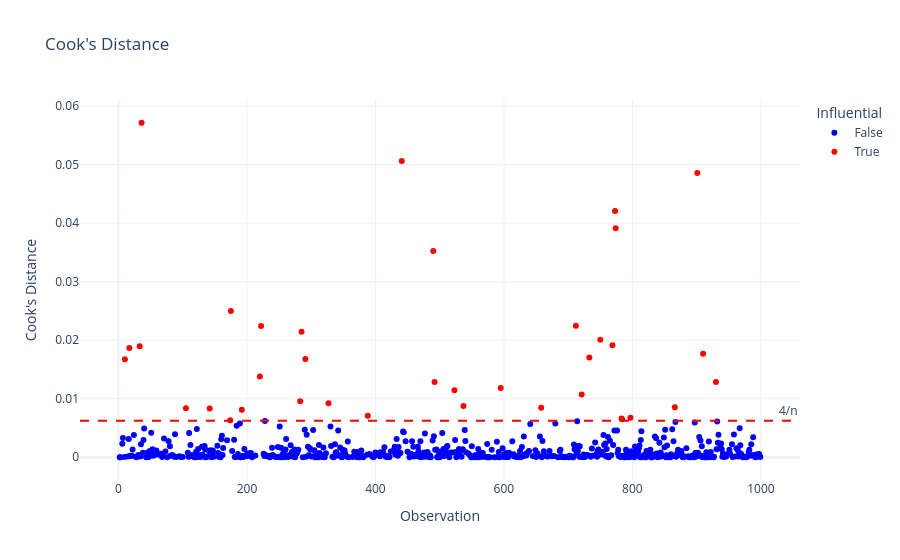

Write notebook code for a chart like this one.
### Code cell
fig = px.scatter(
    df_train,
    x=df_train.index,
    y='Cooks_Distance',
    color='Influential',
    color_discrete_map={True: 'red', False: 'blue'},
    title="Cook's Distance",
    labels={
        'x': 'Observation',
        'Cooks_Distance': "Cook's Distance"
    }
)

fig.add_hline(
    y=4/len(df_train),
    line_dash='dash',
    line_color='red',
    annotation_text='4/n'
)

fig.update_layout(
    template='plotly_white',
    xaxis_title='Observation'
)
fig.show()

### Figure 1 — Plotly figure (JSON) as saved in the notebook; plotly's stock layout.template omitted (floating-point values rounded to 4 significant figures; data arrays with more than 128 entries replaced by an {"elided": "..."} marker saying what was removed)
{"data": [{"hovertemplate": "Influential=False<br>index=%{x}<br>Cook's Distance=%{y}<extra></extra>", "legendgroup": "False", "marker": {"color": "blue", "symbol": "circle"}, "mode": "markers", "name": "False", "orientation": "v", "showlegend": true, "type": "scatter", "x": {"elided": "603 int values"}, "xaxis": "x", "y": {"elided": "603 float values"}, "yaxis": "y"}, {"hovertemplate": "Influential=True<br>index=%{x}<br>Cook's Distance=%{y}<extra></extra>", "legendgroup": "True", "marker": {"color": "red", "symbol": "circle"}, "mode": "markers", "name": "True", "orientation": "v", "showlegend": true, "type": "scatter", "x": [490, 142, 523, 712, 774, 105, 285, 175, 174, 658, 866, 222, 930, 441, 750, 769, 910, 192, 797, 492, 783, 17, 291, 784, 327, 36, 901, 721, 220, 773, 10, 733, 388, 537, 283, 595, 33], "xaxis": "x", "y": [0.03524, 0.00832, 0.01143, 0.02246, 0.03913, 0.008362, 0.02144, 0.02499, 0.00631, 0.008447, 0.008527, 0.02243, 0.01284, 0.05062, 0.02009, 0.01915, 0.0177, 0.008106, 0.006742, 0.01286, 0.006609, 0.01869, 0.01679, 0.006477, 0.00922, 0.05716, 0.04857, 0.01072, 0.01379, 0.04208, 0.01674, 0.01704, 0.007108, 0.00875, 0.009584, 0.01185, 0.01895], "yaxis": "y"}], "layout": {"annotations": [{"showarrow": false, "text": "4/n", "x": 1, "xanchor": "right", "xref": "x domain", "y": 0.00625, "yanchor": "bottom", "yref": "y"}], "autosize": true, "legend": {"title": {"text": "Influential"}, "tracegroupgap": 0}, "shapes": [{"line": {"color": "red", "dash": "dash"}, "type": "line", "x0": 0, "x1": 1, "xref": "x domain", "y0": 0.00625, "y1": 0.00625, "yref": "y"}], "title": {"text": "Cook's Distance"}, "xaxis": {"anchor": "y", "autorange": true, "domain": [0, 1], "range": [-57.72, 1059.0], "title": {"text": "Observation"}, "type": "linear"}, "yaxis": {"anchor": "x", "autorange": true, "domain": [0, 1], "range": [-0.004717, 0.06187], "title": {"text": "Cook's Distance"}, "type": "linear"}}}
